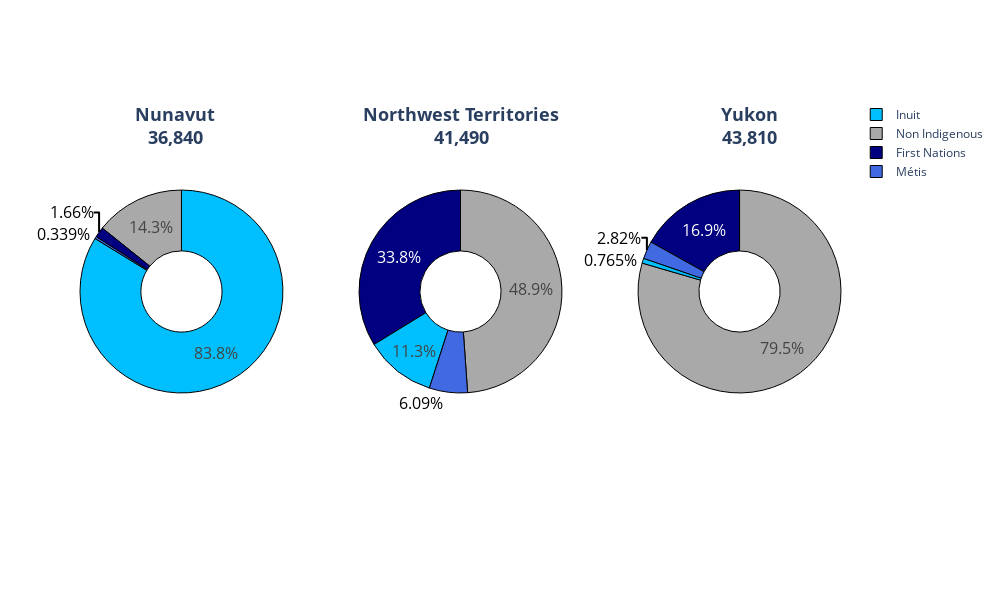

This figure's notebook cell:
### Code cell
fig = make_subplots(rows=1, cols=3, specs=[[{'type':'domain'}, {'type':'domain'}, {'type':'domain'}]],horizontal_spacing=0.1,)

fig.add_trace(go.Pie(values=pop_21.loc[13][1:5],labels=labels,marker_colors = colors, hole=.4), row=1, col=1)
fig.add_trace(go.Pie(values=pop_21.loc[12][1:5],labels=labels,marker_colors = colors, hole=.4), row=1, col=2)
fig.add_trace(go.Pie(values=pop_21.loc[11][1:5],labels=labels,marker_colors = colors, hole=.4), row=1, col=3)

fig.update_layout(
   # title_text = "The Majority of Canadian Population is Non Indigenous",
    annotations=[
        dict(
            text=f'<span style = "font-weight:bold;font-color:grey">Nunavut<br>36,840</span>', 
            x=0.07, 
            y=1, 
            font_size=18, 
            showarrow=False
        )
        ,dict(
            text=f'<span style = "font-weight:bold;font-color:grey">Northwest Territories<br>41,490</span>', 
            x=0.5, 
            y=1, 
            font_size=18, 
            showarrow=False
        )
        ,dict(
            text=f'<span style = "font-weight:bold;font-color:grey">Yukon<br>43,810</span>', 
            x=0.92, 
            y=1, 
            font_size=18, 
            showarrow=False
        )
    ], 
    height = 600, 
    width = 1000, 
    showlegend = True)
    
fig.update_traces(
    textposition='auto',
    hoverinfo='value',
    textinfo='percent',
    textfont_size=16,
    outsidetextfont = dict(color= ['navy', 'deepskyblue', 'royalblue', 'black']),
    hovertemplate='<span style="background-color:grey;color:black;font-family:Georgia;font-weight:bold;font-size:16px;"> %{label}<br><br>%{value:,}</span><extra></extra>', 
    hoverlabel={'bgcolor':'lightgrey'},
    marker={'line':{'color':'#000000', 'width':1}}
)

#fig.write_html('images/Donut.html')                          
fig.show()

### Figure 1 — Plotly figure (JSON) as saved in the notebook; plotly's stock layout.template omitted (floating-point values rounded to 4 significant figures)
{"data": [{"domain": {"x": [0, 0.2667], "y": [0, 1]}, "hole": 0.4, "hoverinfo": "value", "hovertemplate": "<span style=\"background-color:grey;color:black;font-family:Georgia;font-weight:bold;font-size:16px;\"> %{label}<br><br>%{value:,}</span><extra></extra>", "labels": ["Non Indigenous", "First Nations", "Inuit", "Métis"], "marker": {"colors": ["darkgrey", "navy", "deepskyblue", "royalblue"], "line": {"color": "#000000", "width": 1}}, "outsidetextfont": {"color": ["navy", "deepskyblue", "royalblue", "black"]}, "textfont": {"size": 16}, "textinfo": "percent", "textposition": "auto", "type": "pie", "values": [5250, 610, 30855, 125]}, {"domain": {"x": [0.3667, 0.6333], "y": [0, 1]}, "hole": 0.4, "hoverinfo": "value", "hovertemplate": "<span style=\"background-color:grey;color:black;font-family:Georgia;font-weight:bold;font-size:16px;\"> %{label}<br><br>%{value:,}</span><extra></extra>", "labels": ["Non Indigenous", "First Nations", "Inuit", "Métis"], "marker": {"colors": ["darkgrey", "navy", "deepskyblue", "royalblue"], "line": {"color": "#000000", "width": 1}}, "outsidetextfont": {"color": ["navy", "deepskyblue", "royalblue", "black"]}, "textfont": {"size": 16}, "textinfo": "percent", "textposition": "auto", "type": "pie", "values": [20280, 14005, 4680, 2525]}, {"domain": {"x": [0.7333, 1], "y": [0, 1]}, "hole": 0.4, "hoverinfo": "value", "hovertemplate": "<span style=\"background-color:grey;color:black;font-family:Georgia;font-weight:bold;font-size:16px;\"> %{label}<br><br>%{value:,}</span><extra></extra>", "labels": ["Non Indigenous", "First Nations", "Inuit", "Métis"], "marker": {"colors": ["darkgrey", "navy", "deepskyblue", "royalblue"], "line": {"color": "#000000", "width": 1}}, "outsidetextfont": {"color": ["navy", "deepskyblue", "royalblue", "black"]}, "textfont": {"size": 16}, "textinfo": "percent", "textposition": "auto", "type": "pie", "values": [34835, 7405, 335, 1235]}], "layout": {"annotations": [{"font": {"size": 18}, "showarrow": false, "text": "<span style = \"font-weight:bold;font-color:grey\">Nunavut<br>36,840</span>", "x": 0.07, "y": 1}, {"font": {"size": 18}, "showarrow": false, "text": "<span style = \"font-weight:bold;font-color:grey\">Northwest Territories<br>41,490</span>", "x": 0.5, "y": 1}, {"font": {"size": 18}, "showarrow": false, "text": "<span style = \"font-weight:bold;font-color:grey\">Yukon<br>43,810</span>", "x": 0.92, "y": 1}], "height": 600, "showlegend": true, "width": 1000}}
